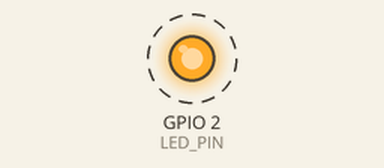
A sketch run on a simulated ESP8266 (NodeMCU). On the bench: output pins drawn as LEDs (lit = HIGH). Dashed ring = blinking. What the sketch prints to the serial monitor is not drawn.

Above: at 1.5 s.
Timing chart, 0 to 5.6 s (numbered marks = the images above):
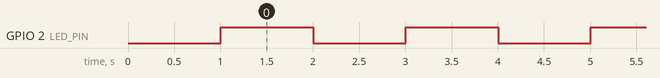

The sketch:

01_Digital_Output_Blink.ino
```cpp
/*
 * ESP32 教程系列 01：数字输出 - 点亮 LED（Blink）
 *
 * 学习目标：
 * 1. 理解什么是 GPIO，以及 ESP32 的引脚如何编号
 * 2. 理解 pinMode() 的作用，学会把引脚设为输出模式
 * 3. 理解 digitalWrite() 如何输出高/低电平
 * 4. 理解 delay() 的延时作用，观察 LED 闪烁效果
 * 5. 学会通过串口监视器查看程序运行状态
 *
 * 前置知识：
 * - 已安装 Arduino IDE 并配置好 ESP32 开发板支持
 * - 知道如何把代码上传到 ESP32 开发板
 *
 * 关键概念解释：
 *
 * 【GPIO 是什么？】
 * GPIO 是 General Purpose Input/Output（通用输入/输出）的缩写。
 * 你可以把它理解为 ESP32 芯片上的一根根"腿"，每根腿都可以：
 * - 作为输入：读取外部信号（比如按键是否被按下）
 * - 作为输出：控制外部设备（比如点亮 LED）
 * ESP32 开发板上的引脚旁边通常印有 GPIO 编号，比如 GPIO2、GPIO4 等。
 * 本教程使用 GPIO2，因为大多数 ESP32 开发板的板载 LED 都接在这个引脚上。
 *
 * 【数字信号 HIGH / LOW】
 * 数字信号只有两种状态：
 * - HIGH（高电平）：引脚输出约 3.3V 电压
 * - LOW（低电平）：引脚输出约 0V 电压
 * LED 只有正负极之间有电压差时才会发光。
 * 当 GPIO2 输出 HIGH 时，电流从 GPIO2 流向 LED 正极，再经过电阻流向 GND，LED 点亮。
 * 当 GPIO2 输出 LOW 时，引脚和 GND 之间几乎没有电压差，LED 熄灭。
 *
 * 【setup() 和 loop()】
 * Arduino 程序（Sketch）必须包含两个特殊函数：
 * - setup()：只在开发板上电或按下复位键时执行一次，用来初始化配置
 * - loop()：setup() 执行完后会无限循环执行，用来放主逻辑
 *
 * 【波特率 Baud Rate】
 * 波特率是串口通信的速度单位，表示每秒传输多少位数据。
 * 本程序使用 115200，意思是每秒传输 115200 个二进制位。
 * 电脑端的串口监视器也必须设置为 115200，否则看到的是乱码。
 *
 * 硬件连接：
 * 方案 A：使用板载 LED（推荐，最简单）
 * - 大多数 ESP32 开发板的板载 LED 已经连接到 GPIO2，无需额外接线
 *
 * 方案 B：自己外接 LED
 * - ESP32 GPIO2  →  LED 正极（长脚，也叫阳极）
 * - LED 负极（短脚，也叫阴极） →  330Ω 电阻一端
 * - 330Ω 电阻另一端  →  ESP32 GND（地）
 *
 * 为什么要加 330Ω 电阻？
 * LED 导通后内阻很小，如果直接把 GPIO2 和 GND 用 LED 连起来，
 * 电流会很大，可能烧坏 LED 或 ESP32 的 GPIO 引脚。
 * 330Ω 电阻的作用是"限流"，把电流限制在几毫安到十几毫安之间，
 * 这样 LED 能安全工作，亮度也足够肉眼观察。
 *
 * 常见问题与排查：
 * 1. LED 不亮：
 *    - 检查上传时是否选择了正确的开发板型号和串口号
 *    - 检查开发板的板载 LED 是否接在 GPIO2，有些开发板接在 GPIO1、GPIO3、GPIO5 或 GPIO22
 *    - 如果是外接 LED，检查正负极是否接反（长脚是正极）
 *    - 检查电阻是否接触良好
 * 2. 串口监视器看不到文字：
 *    - 把串口监视器右下角的波特率改成 115200
 *    - 检查是否按下了开发板的复位键（部分板子需要复位后串口才输出）
 * 3. 上传失败：
 *    - 按住开发板上的 BOOT 键，再点上传，等出现 Connecting 时松开
 *    - 检查 USB 线是否支持数据传输（有些线只能充电）
 */

// 定义 LED 引脚
// #define 是 C/C++ 的宏定义，意思是"用一个名字代替一个值"。
// 这里用 LED_PIN 代替数字 2，好处是：
// 1. 代码更易读，看到 LED_PIN 就知道这是 LED 引脚
// 2. 如果以后换到其他 GPIO，只需改这一处，不用满篇找数字 2
//
// 不同厂家的开发板，板载 LED 可能在不同引脚：
// - ESP32 DevKitC：通常是 GPIO2
// - NodeMCU-32S：通常是 GPIO2
// - 如果 LED 不亮，可以试试把下面的 2 改成 1、3、5、22 等
#define LED_PIN 2

// setup() 函数：初始化代码只执行一次
// 当开发板上电、复位或重新上传程序后，会从这里开始运行
void setup() {
  // Serial.begin(baudrate) 用来初始化 ESP32 的串口（UART）通信。
  // 串口是 ESP32 和电脑之间传输数据的"通道"，
  // 我们通过 USB 线把 ESP32 连到电脑，电脑就能用串口监视器看到 ESP32 发回的信息。
  // 参数 115200 是波特率，必须和串口监视器设置一致。
  Serial.begin(115200);

  // delay(ms) 让程序暂停一段时间，单位是毫秒（1 毫秒 = 0.001 秒）。
  // 这里等待 1000 毫秒（1 秒），是因为有些开发板上的 USB 转串口芯片需要一点时间建立连接。
  // 如果一上来就打印信息，电脑端的串口监视器可能会错过最开始的几个字。
  delay(1000);

  // Serial.println() 把一段文字发送到串口，并在末尾加上换行符。
  // 这样串口监视器里每一行都是一条独立信息，方便阅读。
  // 打印启动信息可以让我们确认程序已经开始运行。
  Serial.println("================================");
  Serial.println("ESP32 教程 01：数字输出 - Blink");
  Serial.println("================================");

  // pinMode(pin, mode) 用来告诉 ESP32：这个引脚要做什么用。
  // 参数说明：
  // - pin：引脚编号，这里用 LED_PIN（也就是 GPIO2）
  // - mode：工作模式，常用有：
  //   * INPUT（输入模式）：引脚读取外部信号，不主动输出电压
  //   * OUTPUT（输出模式）：引脚主动输出 HIGH 或 LOW
  //   * INPUT_PULLUP（内部上拉输入）：输入模式，同时内部接一个电阻拉到 3.3V
  //  一句话总结：普通 INPUT 是"别人告诉我是什么就是什么"，INPUT_PULLUP 是"没人告诉我的时候我自己默认是 1"。
  //
  // 这里把 LED_PIN 设为 OUTPUT（输出模式），
  // 因为我们要让 ESP32 主动控制 LED 的亮灭。
  // 如果错误地设为 INPUT，引脚只能读取外部信号，无法驱动 LED，LED 就不会亮。
  pinMode(LED_PIN, OUTPUT);

  // 初始化时先把 LED 熄灭，让状态确定。
  // 虽然很多开发板上电时 GPIO 默认是低电平，但显式设置可以避免不确定性。
  digitalWrite(LED_PIN, LOW);
}

// loop() 函数：主循环，会一遍又一遍地执行，直到断电
void loop() {
  // digitalWrite(pin, value) 让引脚输出指定的电平。
  // 参数说明：
  // - pin：引脚编号
  // - value：HIGH 或 LOW
  //   * HIGH：输出高电平（约 3.3V），LED 正极有电压，电流流过，LED 点亮
  //   * LOW：输出低电平（0V），LED 两端几乎没有电压差，LED 熄灭
  digitalWrite(LED_PIN, HIGH);

  // 在串口监视器打印当前状态，方便我们确认程序执行到了这里。
  // 如果没有串口输出，可能怀疑 LED 坏了；有输出就能判断是硬件问题还是软件问题。
  Serial.println("LED 点亮");

  // delay(1000) 让程序暂停 1000 毫秒，也就是 1 秒。
  // 在这段时间里，GPIO2 保持 HIGH，LED 保持点亮。
  // 如果不加 delay，LED 会以极快的速度闪烁，人眼根本看不出来。
  delay(1000);

  // 熄灭 LED：把 GPIO2 设为 LOW
  digitalWrite(LED_PIN, LOW);
  Serial.println("LED 熄灭");

  // 再等待 1 秒，这段时间 LED 保持熄灭
  delay(1000);

  // loop() 函数执行到末尾后，会自动从头再次执行，
  // 所以 LED 会不断重复"亮 1 秒 → 灭 1 秒"的闪烁效果。
}

/*
 * 扩展练习：
 * 1. 修改两个 delay(1000) 的数值，比如改成 200 和 800，观察闪烁频率和亮灭比例变化。
 * 2. 把 LED_PIN 改成其他 GPIO（比如 4、5、18），在外接 LED 上观察效果。
 * 3. 尝试把 digitalWrite(LED_PIN, HIGH) 和 LOW 调换顺序，看看上电后 LED 是先亮还是先灭。
 * 4. 在串口输出里加上当前已闪烁次数，需要定义一个计数器变量并在 loop() 里累加。
 */
```

Measured:
- by itself, GPIO 2 (LED_PIN): alternates HIGH for 1.0 s and LOW for 1.0 s
